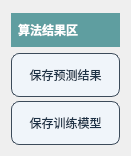
   <widget class="QWidget" name="layoutWidget">
    <property name="geometry">
     <rect>
      <x>10</x>
      <y>570</y>
      <width>131</width>
      <height>151</height>
     </rect>
    </property>
    <layout class="QVBoxLayout" name="verticalLayout_6">
     <item>
      <widget class="QLabel" name="label_11">
       <property name="minimumSize">
        <size>
         <width>88</width>
         <height>34</height>
        </size>
       </property>
       <property name="maximumSize">
        <size>
         <width>16777215</width>
         <height>30</height>
        </size>
       </property>
       <property name="styleSheet">
        <string notr="true">QLabel {

	color:white;	
    padding: 2px 4px;  
    background-color:#5F9EA0; 
    font: 14pt &quot;楷体&quot;;  /* 推荐使用无衬线字体更清晰  */
    min-width: 80px;
    min-height: 30px;
    font-weight: bold;
qproperty-alignment: 'AlignCenter'; 
}</string>
       </property>
       <property name="text">
        <string>算法结果区</string>
       </property>
      </widget>
     </item>
     <item>
      <widget class="QPushButton" name="pushButton_8">
       <property name="minimumSize">
        <size>
         <width>87</width>
         <height>44</height>
        </size>
       </property>
       <property name="maximumSize">
        <size>
         <width>16777215</width>
         <height>40</height>
        </size>
       </property>
       <property name="styleSheet">
        <string notr="true">QPushButton {
    border: 1px solid rgb(60, 75, 90);       /* 深灰蓝边框，类似实验仪器金属色 */
    border-radius: 8px;                      /* 适中圆角更显严谨 */
    background-color: rgb(240, 245, 250);    /* 极浅灰蓝背景，参考实验室白板 */
    color: rgb(30, 50, 70);                 /* 深灰蓝文字，如学术文献印刷色 */
    font: bold 14pt &quot;微软雅黑&quot;;
    min-width: 85px;
    min-height: 42px;
 
}

QPushButton:hover {
    background-color: rgb(220, 230, 240);    /* 悬停时轻微加深背景 */
    border-color: rgb(40, 60, 80);          /* 加深边框模拟金属反光 */
    color: rgb(20, 40, 60);                 /* 文字颜色同步加深 */
}

QPushButton:pressed {
    background-color: rgb(60, 75, 90);      /* 按压状态与边框同色 */
    color: rgb(230, 235, 240);              /* 浅灰白文字确保可读性 */
}

QPushButton:disabled {
    background-color: rgb(250, 250, 250);    /* 禁用状态极浅灰 */
    color: rgb(180, 190, 200);              /* 灰蓝文字表示不可用 */
    border-color: rgb(210, 220, 230);
}</string>
       </property>
       <property name="text">
        <string>保存预测结果</string>
       </property>
      </widget>
     </item>
     <item>
      <widget class="QPushButton" name="pushButton_save_pretrained_model">
       <property name="styleSheet">
        <string notr="true">QPushButton {
    border: 1px solid rgb(60, 75, 90);       /* 深灰蓝边框，类似实验仪器金属色 */
    border-radius: 8px;                      /* 适中圆角更显严谨 */
    background-color: rgb(240, 245, 250);    /* 极浅灰蓝背景，参考实验室白板 */
    color: rgb(30, 50, 70);                 /* 深灰蓝文字，如学术文献印刷色 */
    font: bold 14pt &quot;微软雅黑&quot;;
    min-width: 85px;
    min-height: 42px;
 
}

QPushButton:hover {
    background-color: rgb(220, 230, 240);    /* 悬停时轻微加深背景 */
    border-color: rgb(40, 60, 80);          /* 加深边框模拟金属反光 */
    color: rgb(20, 40, 60);                 /* 文字颜色同步加深 */
}

QPushButton:pressed {
    background-color: rgb(60, 75, 90);      /* 按压状态与边框同色 */
    color: rgb(230, 235, 240);              /* 浅灰白文字确保可读性 */
}

QPushButton:disabled {
    background-color: rgb(250, 250, 250);    /* 禁用状态极浅灰 */
    color: rgb(180, 190, 200);              /* 灰蓝文字表示不可用 */
    border-color: rgb(210, 220, 230);
}</string>
       </property>
       <property name="text">
        <string>保存训练模型</string>
       </property>
      </widget>
     </item>
    </layout>
   </widget>
